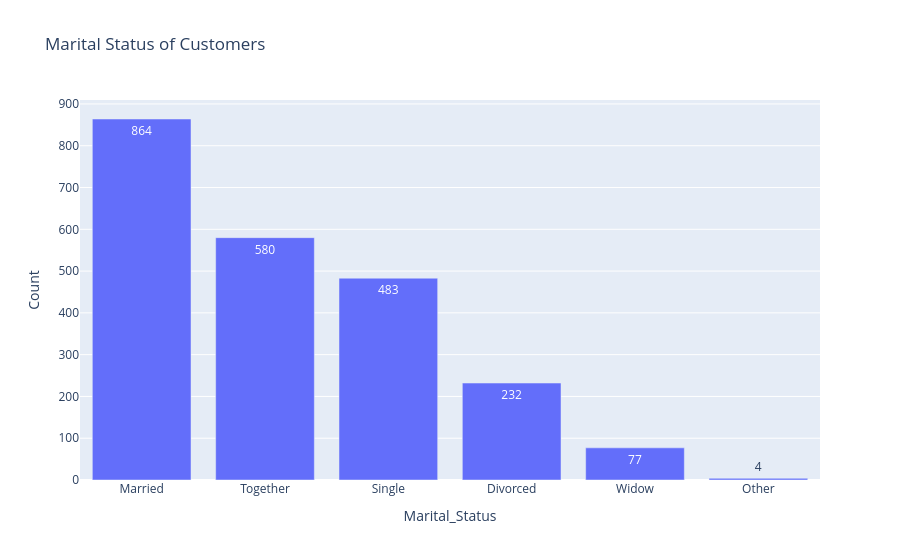

Notebook cell for this chart:
### Markdown cell above
**Comment:** The customer base is highly educated. About half (50%) have a Graduation (bachelor's) degree, 22% a PhD and 17% a Master's. Only 9% are in the 2n Cycle group and just 2% have Basic education, so the Basic group is too small to support strong conclusions.

### Code cell
#What about the maital status of your customers?
#Plot a bar graph to see the different distribution of customers
#Try using plotly here since it is more interactive 

# 'Alone' is the same as 'Single'; 'Absurd' and 'YOLO' are not real statuses
df['Marital_Status'] = df['Marital_Status'].replace({'Alone': 'Single', 'Absurd': 'Other', 'YOLO': 'Other'})

marital_counts = df['Marital_Status'].value_counts().reset_index()
marital_counts.columns = ['Marital_Status', 'Count']
fig = px.bar(marital_counts, x='Marital_Status', y='Count', text='Count',
             title='Marital Status of Customers')
fig.show()

### Figure 1 — Plotly figure (JSON) as saved in the notebook; plotly's stock layout.template omitted (floating-point values rounded to 4 significant figures)
{"data": [{"hovertemplate": "Marital_Status=%{x}<br>Count=%{text}<extra></extra>", "legendgroup": "", "marker": {"color": "#636efa", "pattern": {"shape": ""}}, "name": "", "orientation": "v", "showlegend": false, "text": [864.0, 580.0, 483.0, 232.0, 77.0, 4.0], "textposition": "auto", "type": "bar", "x": ["Married", "Together", "Single", "Divorced", "Widow", "Other"], "xaxis": "x", "y": [864, 580, 483, 232, 77, 4], "yaxis": "y"}], "layout": {"barmode": "relative", "legend": {"tracegroupgap": 0}, "title": {"text": "Marital Status of Customers"}, "xaxis": {"anchor": "y", "domain": [0.0, 1.0], "title": {"text": "Marital_Status"}}, "yaxis": {"anchor": "x", "domain": [0.0, 1.0], "title": {"text": "Count"}}}}
